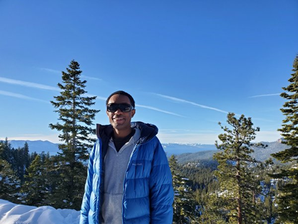
#> input picture images/image3.png, 298 x 224 px, shrunk from 480 x 360 before the run, found by its file name
$ jupyter execute --allow-errors f_equipo33_region_growing.ipynb
#> lines starting #> are read from the running program, lines starting #| are printed output that depends on the picture; after the words box and inside, x2 and y2 are one past the last pixel; in counts of white or black regions, pixels touching at a corner belong together
<a href="https://colab.research.google.com/github/FranciscoMedellin/mna-computer-vision/blob/main/f_equipo33_region_growing.ipynb" target="_parent"></a>

## **Maestría en inteligencia Artificial Aplicada.**##

**TC4033.10 Visión Computacional para imágenes y video**

9.6 Comparación de métodos de segmentación (Demo en Google Colab)

Equipo #33
* Jonathan Alberto López Rodríguez - A01794938

* Francisco Medellin Zertuche - A01794044

* Edgar Rusef Hernández García - A01795076

* Patricio Mondragon Fernandez - A01748352

[cell 1]
img_path = 'https://raw.githubusercontent.com/FranciscoMedellin/mna-computer-vision/refs/heads/main/images/' #image1.png
images = ['image1.png', 'image2.png', 'image3.png', 'image4.png', 'image5.png','braing-rigth-side.jpg']

[cell 2]
import urllib.request

def get_web_image(url):
  """
  Return img based on url, example: "https://raw.githubusercontent.com/FranciscoMedellin/mna-computer-vision/refs/heads/main/print-after-segmentation.png"
  """
  resp = urllib.request.urlopen(url)
  image = np.asarray(bytearray(resp.read()), dtype="uint8")
  img = cv2.imdecode(image, cv2.IMREAD_COLOR)
#> img is the input picture: shape (224, 298, 3); mean B, G, R 164.5, 120.3, 81.7
  return img

[cell 3]
import cv2
import numpy as np
import matplotlib.pyplot as plt

def region_growing(image_path, seed=None, lo_diff=5, up_diff=50, new_val=100, use_darkest_pixel=False):
    """
    Implementa el algoritmo de crecimiento de regiones mediante cv2.floodFill.

    Inputs:
    - image_path: Ruta de la imagen a procesar.
    - seed: Punto de inicio (x, y). Si es None, se usa el centro o el píxel más oscuro.
    - lo_diff: Diferencia mínima de intensidad permitida. Valor de ejemplo: 5
    - up_diff: Diferencia máxima de intensidad permitida. Valor de ejemplo: 50
    - new_val: Valor con el que se llenará la región. 100
    - use_darkest_pixel: Si es True, usa el píxel más oscuro como semilla.
    """
#> called with lo_diff = 5, up_diff = 50, new_val = 100, use_darkest_pixel = True
    # Cargar la imagen en escala de grises
    # image = cv2.imread(image_path, cv2.IMREAD_GRAYSCALE)
    image = cv2.cvtColor(image_path, cv2.COLOR_BGR2GRAY)
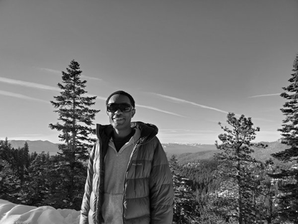
#> image: shape (224, 298); min 0, max 255, mean 113.8

    # Verificar si la imagen se cargó correctamente
    if image is None:
        print(f"Error: No se pudo cargar la imagen '{image_path}'. Verifica la ruta.")
        return

    # Copiar la imagen original para comparaciones
    original_image = image.copy()

    # Crear una máscara con tamaño 2 píxeles más grande en cada dimensión (requerido por floodFill)
    height, width = image.shape
#> height = 224; width = 298
    mask = np.zeros((height + 2, width + 2), np.uint8)

    # Definir la semilla de crecimiento
    if seed is None:
        if use_darkest_pixel:
            # Encontrar el píxel más oscuro de la imagen
            y, x = np.unravel_index(np.argmin(image), image.shape)
#> y = 86; x = 296
            seed = (x, y)
#> seed = (296, 86)
        else:
            # Usar el centro de la imagen como semilla
            seed = (width // 2, height // 2)

    # print(f"Procesando '{image_path}' con semilla en {seed}")
    print(f"Procesando, ' con semilla en {seed}")
#| Procesando, ' con semilla en (296, 86)


    # Aplicar el algoritmo de Region Growing usando cv2.floodFill
    cv2.floodFill(image, mask, seedPoint=seed, newVal=new_val, loDiff=(lo_diff,), upDiff=(up_diff,))
#> image: shape (224, 298); 0.05% of pixels changed, all inside (x1, y1, x2, y2) = (293, 80, 298, 90)

    # Mostrar la imagen original y segmentada
    fig, ax = plt.subplots(1, 2, figsize=(12, 5))

    # Imagen original
    ax[0].imshow(original_image, cmap='gray')
    ax[0].set_title("Imagen Original")
    ax[0].axis("off")

    # Imagen procesada
    ax[1].imshow(image, cmap='gray')
    ax[1].set_title("Segmentación con Region Growing")
    ax[1].axis("off")

    plt.show()
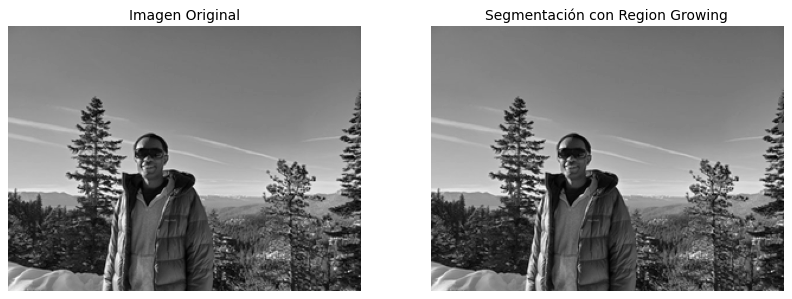
#> figure drawn by matplotlib, 2 panels

[cell 4]
img = get_web_image(img_path + images[2])
region_growing(img, use_darkest_pixel=True)

#> (a cell that did not finish here is left out)


#> (a cell that did not finish here is left out)


#> (a cell that did not finish here is left out)


#> (a cell that did not finish here is left out)

[cell 9]
img = get_web_image(img_path + images[5])
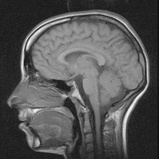
#> input picture images/braing-rigth-side.jpg, 159 x 159 px, shrunk from 256 x 256 before the run, found by its file name
#> in get_web_image, img is the input picture: shape (159, 159, 3); min 10, max 249, mean 85.4
region_growing(img,lo_diff= 6, up_diff=55, new_val=160 ,use_darkest_pixel=True)
#> in region_growing (call 6), `y, x = np.unravel_index(np.argmin(image), image.shape)`: y = 158
#> in region_growing (call 6), `seed = (x, y)`: seed = (158, 158)
#| Procesando, ' con semilla en (158, 158)
#> in region_growing (call 6), `cv2.floodFill(image, mask, seedPoint=seed, newVal=new_val, loDiff=(lo_..`:
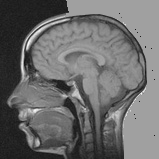
#> image: shape (159, 159); min 18, max 249, mean 107.5

[cell 10]
img = get_web_image(img_path + images[3])
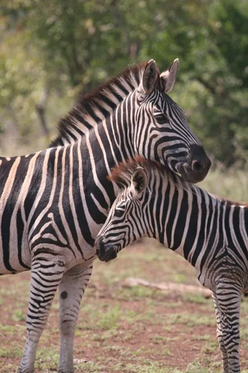
#> input picture images/image4.png, 248 x 373 px, shrunk from 400 x 600 before the run, found by its file name
#> in get_web_image, img is the input picture: shape (373, 248, 3); mean B, G, R 94.2, 109.3, 121.5
region_growing(img,lo_diff= 9, up_diff= 25, new_val=45 ,use_darkest_pixel=True)
#> in region_growing (call 7), `image = cv2.cvtColor(image_path, cv2.COLOR_BGR2GRAY)`:
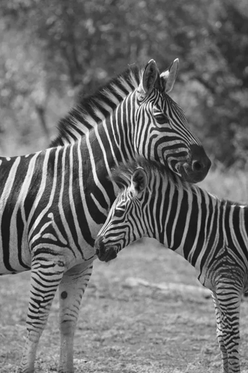
#> image: shape (373, 248); min 11, max 255, mean 111.2
#> in region_growing (call 7), `y, x = np.unravel_index(np.argmin(image), image.shape)`: y = 135; x = 126
#> in region_growing (call 7), `seed = (x, y)`: seed = (126, 135)
#| Procesando, ' con semilla en (126, 135)
#> in region_growing (call 7), `cv2.floodFill(image, mask, seedPoint=seed, newVal=new_val, loDiff=(lo_..`:
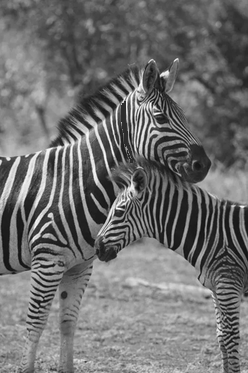
#> image: shape (373, 248); 0.28% of pixels changed, all inside (x1, y1, x2, y2) = (121, 101, 134, 163)

[cell 11]
img = get_web_image(img_path + images[4])
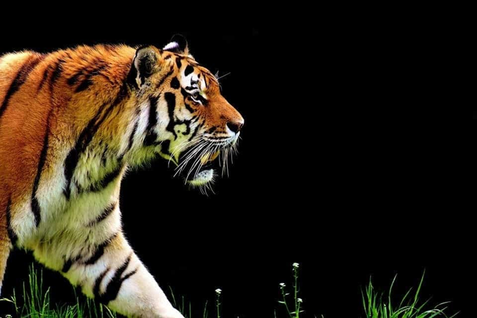
#> input picture images/image5.png, 477 x 318 px, shrunk from 768 x 512 before the run, found by its file name
#> in get_web_image, img is the input picture: shape (318, 477, 3); mean B, G, R 21.2, 32.3, 39.8
region_growing(img, use_darkest_pixel=True)
#> in region_growing (call 8), `image = cv2.cvtColor(image_path, cv2.COLOR_BGR2GRAY)`:
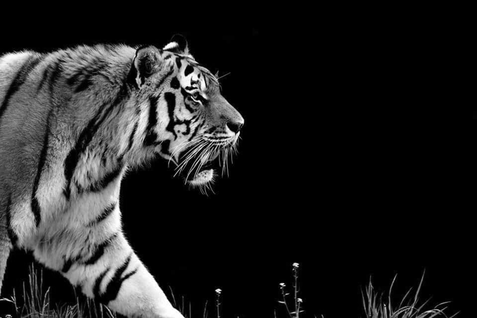
#> image: shape (318, 477); min 0, max 255, mean 33.3
#> in region_growing (call 8), `y, x = np.unravel_index(np.argmin(image), image.shape)`: y = 0
#> in region_growing (call 8), `seed = (x, y)`: seed = (0, 0)
#| Procesando, ' con semilla en (0, 0)
#> in region_growing (call 8), `cv2.floodFill(image, mask, seedPoint=seed, newVal=new_val, loDiff=(lo_..`:
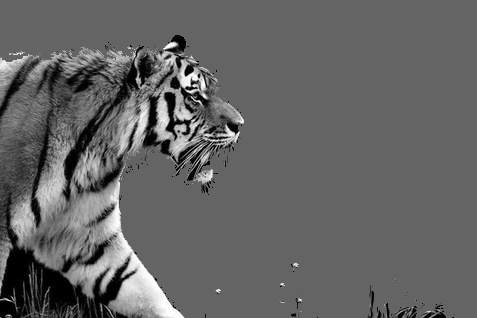
#> image: shape (318, 477); min 0, max 255, mean 99.8
